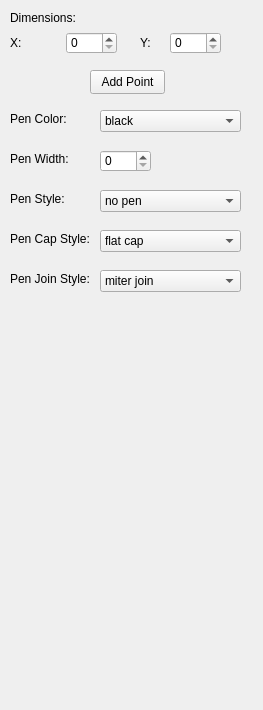
    <widget class="QWidget" name="Polyline">
     <attribute name="title">
      <string>Polyline</string>
     </attribute>
     <widget class="QWidget" name="Form_6" native="true">
      <property name="geometry">
       <rect>
        <x>0</x>
        <y>0</y>
        <width>254</width>
        <height>701</height>
       </rect>
      </property>
      <property name="autoFillBackground">
       <bool>true</bool>
      </property>
      <widget class="QLabel" name="Name_6">
       <property name="geometry">
        <rect>
         <x>10</x>
         <y>10</y>
         <width>71</width>
         <height>16</height>
        </rect>
       </property>
       <property name="text">
        <string>Dimensions:</string>
       </property>
      </widget>
      <widget class="QSpinBox" name="x_6">
       <property name="geometry">
        <rect>
         <x>66</x>
         <y>32</y>
         <width>51</width>
         <height>22</height>
        </rect>
       </property>
      </widget>
      <widget class="QSpinBox" name="y_6">
       <property name="geometry">
        <rect>
         <x>170</x>
         <y>32</y>
         <width>51</width>
         <height>22</height>
        </rect>
       </property>
      </widget>
      <widget class="QLabel" name="X_6">
       <property name="geometry">
        <rect>
         <x>10</x>
         <y>35</y>
         <width>16</width>
         <height>16</height>
        </rect>
       </property>
       <property name="text">
        <string>X:</string>
       </property>
      </widget>
      <widget class="QLabel" name="Y_6">
       <property name="geometry">
        <rect>
         <x>140</x>
         <y>35</y>
         <width>10</width>
         <height>16</height>
        </rect>
       </property>
       <property name="text">
        <string>Y:</string>
       </property>
      </widget>
      <widget class="QLabel" name="PenColor_6">
       <property name="geometry">
        <rect>
         <x>10</x>
         <y>111</y>
         <width>61</width>
         <height>16</height>
        </rect>
       </property>
       <property name="text">
        <string>Pen Color:</string>
       </property>
      </widget>
      <widget class="QComboBox" name="penColorValue_6">
       <property name="geometry">
        <rect>
         <x>100</x>
         <y>110</y>
         <width>141</width>
         <height>22</height>
        </rect>
       </property>
       <item>
        <property name="text">
         <string>black</string>
        </property>
       </item>
       <item>
        <property name="text">
         <string>white</string>
        </property>
       </item>
       <item>
        <property name="text">
         <string>dark gray</string>
        </property>
       </item>
       <item>
        <property name="text">
         <string>gray</string>
        </property>
       </item>
       <item>
        <property name="text">
         <string>light gray</string>
        </property>
       </item>
       <item>
        <property name="text">
         <string>red</string>
        </property>
       </item>
       <item>
        <property name="text">
         <string>green</string>
        </property>
       </item>
       <item>
        <property name="text">
         <string>blue</string>
        </property>
       </item>
       <item>
        <property name="text">
         <string>cyan</string>
        </property>
       </item>
       <item>
        <property name="text">
         <string>magenta</string>
        </property>
       </item>
       <item>
        <property name="text">
         <string>yellow</string>
        </property>
       </item>
       <item>
        <property name="text">
         <string>dark red</string>
        </property>
       </item>
       <item>
        <property name="text">
         <string>dark green</string>
        </property>
       </item>
       <item>
        <property name="text">
         <string>dark blue</string>
        </property>
       </item>
       <item>
        <property name="text">
         <string>dark cyan</string>
        </property>
       </item>
       <item>
        <property name="text">
         <string>dark magenta</string>
        </property>
       </item>
       <item>
        <property name="text">
         <string>dark yellow</string>
        </property>
       </item>
       <item>
        <property name="text">
         <string>tranparent</string>
        </property>
       </item>
      </widget>
      <widget class="QLabel" name="PenWidth_6">
       <property name="geometry">
        <rect>
         <x>10</x>
         <y>151</y>
         <width>71</width>
         <height>16</height>
        </rect>
       </property>
       <property name="text">
        <string>Pen Width:</string>
       </property>
      </widget>
      <widget class="QLabel" name="PenStyle_6">
       <property name="geometry">
        <rect>
         <x>10</x>
         <y>191</y>
         <width>71</width>
         <height>16</height>
        </rect>
       </property>
       <property name="text">
        <string>Pen Style:</string>
       </property>
      </widget>
      <widget class="QLabel" name="PenCapStyle_6">
       <property name="geometry">
        <rect>
         <x>10</x>
         <y>231</y>
         <width>101</width>
         <height>16</height>
        </rect>
       </property>
       <property name="text">
        <string>Pen Cap Style:</string>
       </property>
      </widget>
      <widget class="QLabel" name="PenJoinStyle_6">
       <property name="geometry">
        <rect>
         <x>10</x>
         <y>271</y>
         <width>101</width>
         <height>16</height>
        </rect>
       </property>
       <property name="text">
        <string>Pen Join Style:</string>
       </property>
      </widget>
      <widget class="QComboBox" name="penStyleValue_6">
       <property name="geometry">
        <rect>
         <x>100</x>
         <y>190</y>
         <width>141</width>
         <height>22</height>
        </rect>
       </property>
       <item>
        <property name="text">
         <string>no pen</string>
        </property>
       </item>
       <item>
        <property name="text">
         <string>solid line</string>
        </property>
       </item>
       <item>
        <property name="text">
         <string>dash line</string>
        </property>
       </item>
       <item>
        <property name="text">
         <string>dot line</string>
        </property>
       </item>
       <item>
        <property name="text">
         <string>dash dot line</string>
        </property>
       </item>
       <item>
        <property name="text">
         <string>dash dot dot line</string>
        </property>
       </item>
      </widget>
      <widget class="QComboBox" name="penJoinStyleValue_6">
       <property name="geometry">
        <rect>
         <x>100</x>
         <y>270</y>
         <width>141</width>
         <height>22</height>
        </rect>
       </property>
       <item>
        <property name="text">
         <string>miter join</string>
        </property>
       </item>
       <item>
        <property name="text">
         <string>bevel join</string>
        </property>
       </item>
       <item>
        <property name="text">
         <string>round join</string>
        </property>
       </item>
      </widget>
      <widget class="QComboBox" name="penCapStyleValue_6">
       <property name="geometry">
        <rect>
         <x>100</x>
         <y>230</y>
         <width>141</width>
         <height>22</height>
        </rect>
       </property>
       <item>
        <property name="text">
         <string>flat cap</string>
        </property>
       </item>
       <item>
        <property name="text">
         <string>square cap</string>
        </property>
       </item>
       <item>
        <property name="text">
         <string>round cap</string>
        </property>
       </item>
      </widget>
      <widget class="QSpinBox" name="penWidthValue_6">
       <property name="geometry">
        <rect>
         <x>100</x>
         <y>150</y>
         <width>51</width>
         <height>22</height>
        </rect>
       </property>
      </widget>
      <widget class="QPushButton" name="AddPoint">
       <property name="geometry">
        <rect>
         <x>90</x>
         <y>70</y>
         <width>75</width>
         <height>24</height>
        </rect>
       </property>
       <property name="text">
        <string>Add Point</string>
       </property>
      </widget>
     </widget>
    </widget>
